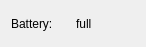
<?xml version="1.0" encoding="UTF-8"?>
<ui version="4.0">
 <class>BateryStatus</class>
 <widget class="QWidget" name="BateryStatus">
  <property name="geometry">
   <rect>
    <x>0</x>
    <y>0</y>
    <width>146</width>
    <height>47</height>
   </rect>
  </property>
  <property name="windowTitle">
   <string>Form</string>
  </property>
  <layout class="QHBoxLayout" name="horizontalLayout">
   <item>
    <widget class="QLabel" name="label_batery">
     <property name="text">
      <string>Battery:</string>
     </property>
    </widget>
   </item>
   <item>
    <widget class="QLabel" name="label_bateryText">
     <property name="text">
      <string>full</string>
     </property>
    </widget>
   </item>
  </layout>
 </widget>
 <resources/>
 <connections/>
</ui>
